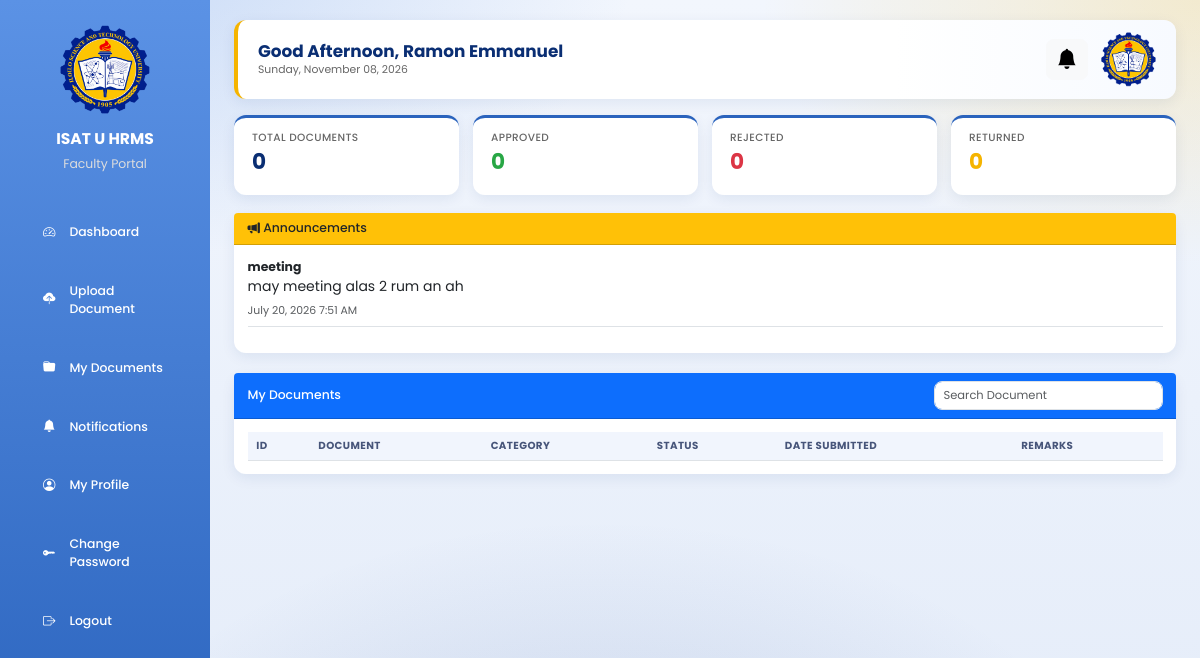
Screenshot of /faculty/dashboard.php (signed in) with the database file from the repository.
### tables this page shows
CREATE TABLE `announcements` (
  `announcement_id` int(11) NOT NULL AUTO_INCREMENT,
  `title` varchar(255) NOT NULL,
  `message` text NOT NULL,
  `created_at` timestamp NOT NULL DEFAULT current_timestamp(),
  PRIMARY KEY (`announcement_id`)
);

### faculty/dashboard.php (the view, shortened to what this page needs)
<?php
include "../db.php";
$user_id = $_SESSION['user_id'];
mysqli_query($conn,"
UPDATE notifications
SET is_read='1'
WHERE user_id='$user_id'
");
$total=mysqli_fetch_row(mysqli_query($conn,"
SELECT COUNT(*)
FROM documents
WHERE user_id='$user_id'
"))[0];
$approved=mysqli_fetch_row(mysqli_query($conn,"
SELECT COUNT(*)
FROM documents
WHERE user_id='$user_id'
AND status='Approved'
"))[0];
$rejected=mysqli_fetch_row(mysqli_query($conn,"
SELECT COUNT(*)
FROM documents
WHERE user_id='$user_id'
AND status='Rejected'
"))[0];
$returned=mysqli_fetch_row(mysqli_query($conn,"
SELECT COUNT(*)
FROM documents
WHERE user_id='$user_id'
AND status='Returned'
"))[0];
$hour=date("G");
if($hour>=5 && $hour<12)
{
    $greeting="Good Morning";
}
elseif($hour>=12 && $hour<18)
{
    $greeting="Good Afternoon";
}
else
{
    $greeting="Good Evening";
}
?>
<!DOCTYPE html>
<html lang="en">
<head>
<link href="https://cdn.jsdelivr.net/npm/bootstrap@5.3.3/dist/css/bootstrap.min.css" rel="stylesheet">
<link href="https://cdn.jsdelivr.net/npm/bootstrap-icons@1.11.3/font/bootstrap-icons.css" rel="stylesheet">
<link rel="stylesheet" href="../assets/ui.css">
</head>
<body>
<div class="sidebar">
<img src="../images/isatu_logo.png">
<h3>ISAT U HRMS</h3>
<p>Faculty Portal</p>
<a href="dashboard.php">
<i class="bi bi-speedometer2"></i>
Dashboard
</a>
<a href="upload.php">
<i class="bi bi-cloud-upload-fill"></i>
Upload Document
</a>
<a href="my_documents.php">
<i class="bi bi-folder-fill"></i>
My Documents
</a>
<a href="notifications.php">
<i class="bi bi-bell-fill"></i>
Notifications
</a>
<a href="profile.php">
<i class="bi bi-person-circle"></i>
My Profile
</a>
<a href="change_password.php">
<i class="bi bi-key-fill"></i>
Change Password
</a>
<a href="../logout.php" onclick="return confirm('Are you sure you want to log out?')">
<i class="bi bi-box-arrow-right"></i>
Logout
</a>
</div>
<div class="main">
<div class="topbar">
<div>
<h2><?php echo $greeting; ?>, <?php echo $_SESSION['fullname']; ?></h2>
<p><?php echo date("l, F d, Y"); ?></p>
</div>
<div class="d-flex align-items-center gap-3">
<div class="dropdown">
<button
class="btn btn-light position-relative"
data-bs-toggle="dropdown">
<i class="bi bi-bell-fill fs-4"></i>
</button>
</div>
<img src="../images/isatu_logo.png" width="55">
</div>
</div>
<div class="stats">
<div class="stat-card">
<h5>Total Documents</h5>
<h2 class="text-blue"><?php echo $total; ?></h2>
</div>
<div class="stat-card">
<h5>Approved</h5>
<h2 class="text-green"><?php echo $approved; ?></h2>
</div>
<div class="stat-card">
<h5>Rejected</h5>
<h2 class="text-red"><?php echo $rejected; ?></h2>
</div>
<div class="stat-card">
<h5>Returned</h5>
<h2 class="text-yellow"><?php echo $returned; ?></h2>
</div>
</div>
<div class="card shadow border-0 mb-4">
<div class="card-header bg-warning text-dark">
<h5 class="mb-0"><i class="bi bi-megaphone-fill"></i> Announcements</h5>
</div>
<div class="card-body" style="max-height:220px;overflow-y:auto;">
<?php
$announcements = mysqli_query($conn, "SELECT * FROM announcements ORDER BY created_at DESC LIMIT 5");
if (mysqli_num_rows($announcements) === 0) {
    echo "<p class='text-muted mb-0'>No announcements yet.</p>";
} else {
    while ($a = mysqli_fetch_assoc($announcements)) {
        echo "<div class='mb-3 pb-2 border-bottom'>
            <strong>" . htmlspecialchars($a['title']) . "</strong>
            <p class='mb-1' style='font-size:14px;'>" . nl2br(htmlspecialchars($a['message'])) . "</p>
            <small class='text-muted'>" . date("F d, Y g:i A", strtotime($a['created_at'])) . "</small>
        </div>";
    }
}
?>
</div>
</div>
<div class="card shadow border-0">
<div class="card-header bg-primary text-white d-flex justify-content-between align-items-center">
<h5 class="mb-0">
My Documents
</h5>
<input
type="text"
id="searchInput"
class="form-control w-25"
placeholder="Search Document">
</div>
<div class="card-body">
<div class="table-responsive">
<table class="table table-hover align-middle" id="documentsTable">
<thead>
<tr>
<th>ID</th>
<th>Document</th>
<th>Category</th>
<th>Status</th>
<th>Date Submitted</th>
<th>Remarks</th>
</tr>
</thead>
</table>
</div>
</div>
</div>
</body>
</html>

### assets/ui.css (style rules this page uses)
html { font-size:13.5px !important; }
body { font-size:.92rem; background: radial-gradient(900px 500px at 8% -5%, rgba(91,146,229,.28), transparent 60%), radial-gradient(800px 480px at 100% 0%, rgba(245,180,0,.18), transparent 55%), radial-gradient(900px 600px at 50% 110%, rgba(18,60,146,.16), transparent 60%), linear-gradient(180deg,#f2f6fd 0%,#e4ecf9 100%) !important; background-attachment:fixed !important; }
h2 { font-size:1.3rem !important; }
h3 { font-size:1.15rem !important; }
h5 { font-size:.92rem !important; }
.topbar h2,.page-header h2,.page-header h3 { font-size:1.25rem !important; }
.topbar p { font-size:.8rem !important; }
.main { padding:20px 24px !important; }
.topbar { padding:12px 20px !important;border-radius:12px !important;margin-bottom:16px !important; box-shadow:0 4px 14px rgba(10,46,115,.08) !important; border-left:4px solid #F5B400; background:linear-gradient(90deg,#fff 70%,#f7faff) !important; }
.stats { gap:14px !important;margin-bottom:18px !important; }
.stat-card,.chart-card,.card,.profile-card,.card-box { border-radius:12px !important;box-shadow:0 4px 14px rgba(10,46,115,.08) !important; }
.stat-card { padding:14px 18px !important;border-top:3px solid #2a63bd; }
.stat-card h5 { font-size:.78rem !important;margin-bottom:4px !important;text-transform:uppercase;letter-spacing:.4px; }
.stat-card h2 { font-size:1.6rem !important; }
.card-body { padding:.9rem 1rem !important; }
.card-header { padding:.6rem 1rem !important;font-size:.9rem; }
.table { font-size:.84rem;margin-bottom:0; }
.table>:not(caption)>*>* { padding:.5rem .65rem !important; }
.table thead th { font-size:.76rem;text-transform:uppercase;letter-spacing:.4px;color:#47557a;background:#f1f5fd !important; }
.btn { font-size:.8rem;padding:.32rem .7rem;border-radius:8px; }
.form-control,.form-select { font-size:.85rem;padding:.38rem .65rem;border-radius:8px; }

### faculty/dashboard.php (style rules this page uses)
* { margin:0; padding:0; box-sizing:border-box; font-family:'Poppins',sans-serif; }
body { background:#eef3fb; overflow-x:hidden; }
.sidebar { position:fixed; left:0; top:0; width:210px; height:100vh; background:linear-gradient(180deg,#5b92e5,#2a63bd); padding:25px; overflow:auto; }
.sidebar img { width:90px; display:block; margin:auto; }
.sidebar h3 { color:#fff; text-align:center; margin-top:15px; font-weight:700; }
.sidebar p { color:#ddd; text-align:center; margin-bottom:35px; }
.sidebar a { display:flex; align-items:center; gap:14px; padding:14px 18px; margin-bottom:12px; text-decoration:none; color:#fff; border-radius:12px; transition:.3s; font-weight:500; }
.main { margin-left:210px; padding:30px; }
.topbar { background:#fff; padding:20px 30px; border-radius:18px; display:flex; justify-content:space-between; align-items:center; box-shadow:0 8px 20px rgba(0,0,0,.08); margin-bottom:25px; }
.topbar h2 { margin:0; font-weight:700; color:#0A2E73; }
.topbar p { margin:0; color:#666; }
.stats { display:grid; grid-template-columns:repeat(4,1fr); gap:20px; margin-bottom:25px; }
.stat-card { background:#fff; padding:25px; border-radius:18px; box-shadow:0 8px 20px rgba(0,0,0,.08); }
.stat-card h5 { color:#666; margin-bottom:10px; }
.stat-card h2 { color:#0A2E73; font-weight:700; }
.stat-card h2.text-blue { color:#0A2E73; }
.stat-card h2.text-green { color:#28a745; }
.stat-card h2.text-red { color:#dc3545; }
.stat-card h2.text-yellow { color:#F5B400; }

### rows the page displays
announcements: title "meeting", message "may meeting alas 2 rum an ah", created_at "July 20, 2026 7:51 AM"

### other values shown
$greeting "Good Afternoon"
$_SESSION['fullname'] "Ramon Emmanuel"
$total "0"
$approved "0"
$rejected "0"
$returned "0"
